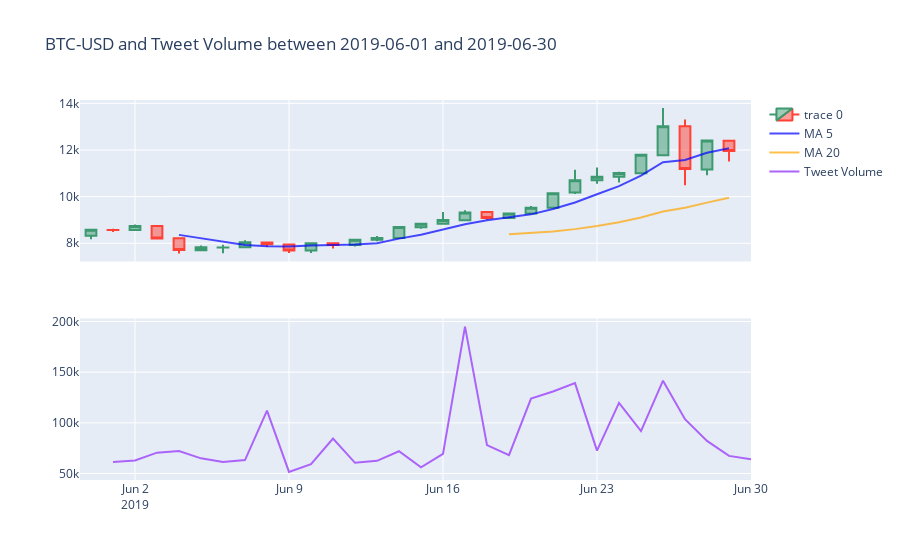

Source (notebook cell):
### Code cell
# Plot volume trace on 2nd row 
fig.add_trace(go.Scatter(x=tweet_date['Date'], 
                    y=tweet_date['Count'],
                    name='Tweet Volume'), row=2, col=1)
